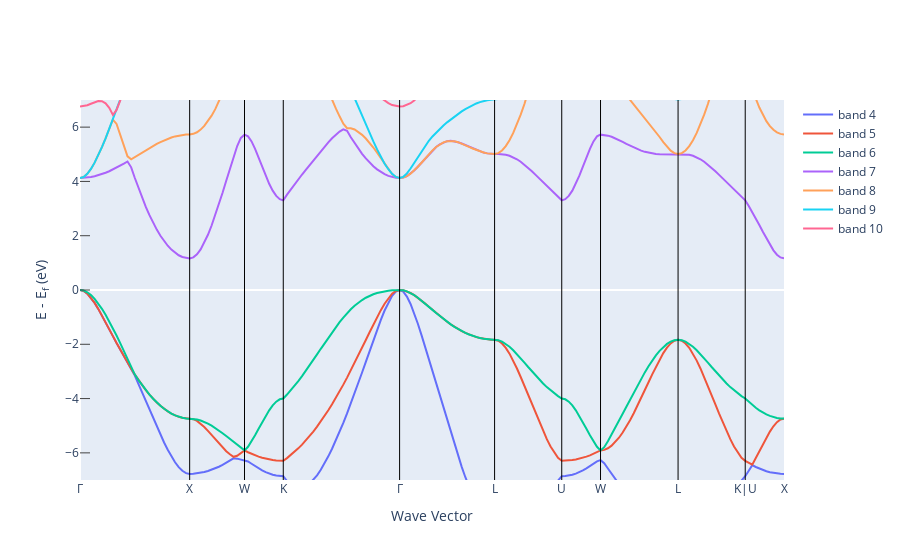

Notebook code for this chart:
### Markdown cell above
Pour trouver les minimum et maximum de dispersion, il faut calculer la dérivée de l'énergie par rapport au vecteur d'onde.

On calcule donc delta(E)/delta(k) sur chaque chemin pour récupèrer les minima et maxima pour avoir les dispersions minimales et maxiamles.

### Code cell
fig_el_bs = get_plot_bs(el_bs, plot_range=[-7,7])
fig_el_bs.show()

### Figure 1 — Plotly figure (JSON) as saved in the notebook; plotly's stock layout.template omitted (floating-point values rounded to 4 significant figures; data arrays with more than 128 entries replaced by an {"elided": "..."} marker saying what was removed)
{"data": [{"mode": "lines", "name": "band 4", "type": "scatter", "x": {"elided": "202 float values"}, "y": {"elided": "202 float values"}}, {"mode": "lines", "name": "band 5", "type": "scatter", "x": {"elided": "202 float values"}, "y": {"elided": "202 float values"}}, {"mode": "lines", "name": "band 6", "type": "scatter", "x": {"elided": "202 float values"}, "y": {"elided": "202 float values"}}, {"mode": "lines", "name": "band 7", "type": "scatter", "x": {"elided": "202 float values"}, "y": {"elided": "202 float values"}}, {"mode": "lines", "name": "band 8", "type": "scatter", "x": {"elided": "202 float values"}, "y": {"elided": "202 float values"}}, {"mode": "lines", "name": "band 9", "type": "scatter", "x": {"elided": "202 float values"}, "y": {"elided": "202 float values"}}, {"mode": "lines", "name": "band 10", "type": "scatter", "x": {"elided": "202 float values"}, "y": {"elided": "202 float values"}}], "layout": {"shapes": [{"line": {"color": "black", "width": 1}, "type": "line", "x0": 1.452, "x1": 1.452, "xref": "x", "y0": 0, "y1": 1, "yref": "y domain"}, {"line": {"color": "black", "width": 1}, "type": "line", "x0": 2.177, "x1": 2.177, "xref": "x", "y0": 0, "y1": 1, "yref": "y domain"}, {"line": {"color": "black", "width": 1}, "type": "line", "x0": 2.691, "x1": 2.691, "xref": "x", "y0": 0, "y1": 1, "yref": "y domain"}, {"line": {"color": "black", "width": 1}, "type": "line", "x0": 4.23, "x1": 4.23, "xref": "x", "y0": 0, "y1": 1, "yref": "y domain"}, {"line": {"color": "black", "width": 1}, "type": "line", "x0": 5.487, "x1": 5.487, "xref": "x", "y0": 0, "y1": 1, "yref": "y domain"}, {"line": {"color": "black", "width": 1}, "type": "line", "x0": 6.376, "x1": 6.376, "xref": "x", "y0": 0, "y1": 1, "yref": "y domain"}, {"line": {"color": "black", "width": 1}, "type": "line", "x0": 6.89, "x1": 6.89, "xref": "x", "y0": 0, "y1": 1, "yref": "y domain"}, {"line": {"color": "black", "width": 1}, "type": "line", "x0": 7.916, "x1": 7.916, "xref": "x", "y0": 0, "y1": 1, "yref": "y domain"}, {"line": {"color": "black", "width": 1}, "type": "line", "x0": 8.805, "x1": 8.805, "xref": "x", "y0": 0, "y1": 1, "yref": "y domain"}], "xaxis": {"mirror": true, "showgrid": false, "ticklen": 0, "ticks": "inside", "ticktext": ["Γ", "X", "W", "K", "Γ", "L", "U", "W", "L", "K|U", "X"], "tickvals": [0, 1.452, 2.177, 2.691, 4.23, 5.487, 6.376, 6.89, 7.916, 8.805, 9.318], "title": {"text": "Wave Vector"}}, "yaxis": {"mirror": true, "range": [-7, 7], "showgrid": false, "ticklen": 10, "ticks": "inside", "title": {"text": "E - E<sub>f</sub> (eV)"}}}}
